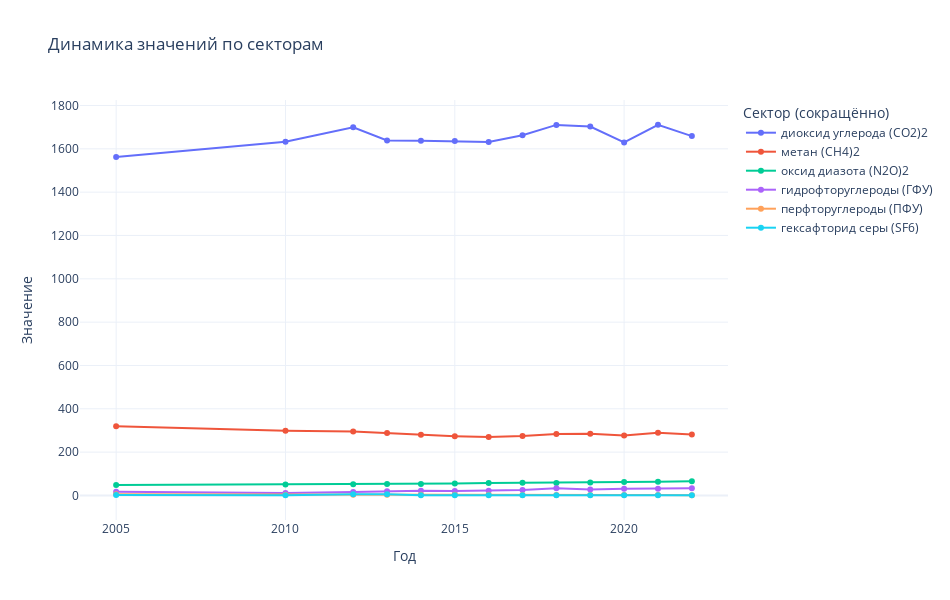

Write notebook code for a chart like this one.
### Code cell
df = pd.read_excel('Kl_2.xlsx')

# Просмотр первых строк таблицы
df.head()

df_long = df.melt(
    id_vars=df.columns[0],        # первый столбец — идентификатор (Сектор)
    var_name="Год",               # название нового столбца для лет
    value_name="Значение"         # название столбца с данными
)
df_long["Год"] = pd.to_numeric(df_long["Год"], errors="coerce")

def shorten_label(label: str, width: int = 25) -> str:
    """Автоматически сокращает длинные названия"""
    if len(label) <= width:
        return label
    # если длинное — обрезаем до ближайшего пробела и добавляем "…"
    short = textwrap.shorten(label, width=width, placeholder="…")
    return short

df_long["Сектор_кратко"] = df_long["Сектор"].apply(shorten_label)

# создаём интерактивный график
fig = px.line(
    df_long,
    x="Год",
    y="Значение",
    color="Сектор_кратко",
    hover_name="Сектор",       # при наведении — полное имя
    markers=True,
    title="Динамика значений по секторам"
)

# оформление
fig.update_layout(
    legend_title_text="Сектор (сокращённо)",
    legend=dict(
        orientation="v",
        yanchor="top",
        y=1,
        xanchor="left",
        x=1.02
    ),
    hovermode="x unified",
    template="plotly_white",
    width=950,
    height=600
)

fig.show()

### Figure 1 — Plotly figure (JSON) as saved in the notebook; plotly's stock layout.template omitted (floating-point values rounded to 4 significant figures)
{"data": [{"hovertemplate": "<b>%{hovertext}</b><br><br>Сектор_кратко=диоксид углерода (СО2)2<br>Год=%{x}<br>Значение=%{y}<extra></extra>", "hovertext": ["диоксид углерода (СО2)2", "диоксид углерода (СО2)2", "диоксид углерода (СО2)2", "диоксид углерода (СО2)2", "диоксид углерода (СО2)2", "диоксид углерода (СО2)2", "диоксид углерода (СО2)2", "диоксид углерода (СО2)2", "диоксид углерода (СО2)2", "диоксид углерода (СО2)2", "диоксид углерода (СО2)2", "диоксид углерода (СО2)2", "диоксид углерода (СО2)2"], "legendgroup": "диоксид углерода (СО2)2", "line": {"color": "#636efa", "dash": "solid"}, "marker": {"symbol": "circle"}, "mode": "lines+markers", "name": "диоксид углерода (СО2)2", "orientation": "v", "showlegend": true, "x": [2005, 2010, 2012, 2013, 2014, 2015, 2016, 2017, 2018, 2019, 2020, 2021, 2022], "xaxis": "x", "y": [1562.0, 1632.0, 1700.0, 1638.0, 1638.0, 1636.0, 1632.0, 1662.0, 1710.0, 1703.0, 1630.0, 1711.0, 1659.0], "yaxis": "y", "type": "scatter"}, {"hovertemplate": "<b>%{hovertext}</b><br><br>Сектор_кратко=метан (СН4)2<br>Год=%{x}<br>Значение=%{y}<extra></extra>", "hovertext": ["метан (СН4)2", "метан (СН4)2", "метан (СН4)2", "метан (СН4)2", "метан (СН4)2", "метан (СН4)2", "метан (СН4)2", "метан (СН4)2", "метан (СН4)2", "метан (СН4)2", "метан (СН4)2", "метан (СН4)2", "метан (СН4)2"], "legendgroup": "метан (СН4)2", "line": {"color": "#EF553B", "dash": "solid"}, "marker": {"symbol": "circle"}, "mode": "lines+markers", "name": "метан (СН4)2", "orientation": "v", "showlegend": true, "x": [2005, 2010, 2012, 2013, 2014, 2015, 2016, 2017, 2018, 2019, 2020, 2021, 2022], "xaxis": "x", "y": [319.3, 298.5, 295.3, 288.0, 280.1, 273.5, 269.5, 274.8, 283.7, 284.8, 277.0, 289.7, 281.8], "yaxis": "y", "type": "scatter"}, {"hovertemplate": "<b>%{hovertext}</b><br><br>Сектор_кратко=оксид диазота (N2O)2<br>Год=%{x}<br>Значение=%{y}<extra></extra>", "hovertext": ["оксид диазота (N2O)2", "оксид диазота (N2O)2", "оксид диазота (N2O)2", "оксид диазота (N2O)2", "оксид диазота (N2O)2", "оксид диазота (N2O)2", "оксид диазота (N2O)2", "оксид диазота (N2O)2", "оксид диазота (N2O)2", "оксид диазота (N2O)2", "оксид диазота (N2O)2", "оксид диазота (N2O)2", "оксид диазота (N2O)2"], "legendgroup": "оксид диазота (N2O)2", "line": {"color": "#00cc96", "dash": "solid"}, "marker": {"symbol": "circle"}, "mode": "lines+markers", "name": "оксид диазота (N2O)2", "orientation": "v", "showlegend": true, "x": [2005, 2010, 2012, 2013, 2014, 2015, 2016, 2017, 2018, 2019, 2020, 2021, 2022], "xaxis": "x", "y": [48.4, 50.2, 51.2, 52.6, 53.3, 54.6, 57.4, 58.3, 57.7, 59.4, 61.5, 63.7, 65.9], "yaxis": "y", "type": "scatter"}, {"hovertemplate": "<b>%{hovertext}</b><br><br>Сектор_кратко=гидрофторуглероды (ГФУ)<br>Год=%{x}<br>Значение=%{y}<extra></extra>", "hovertext": ["гидрофторуглероды (ГФУ)", "гидрофторуглероды (ГФУ)", "гидрофторуглероды (ГФУ)", "гидрофторуглероды (ГФУ)", "гидрофторуглероды (ГФУ)", "гидрофторуглероды (ГФУ)", "гидрофторуглероды (ГФУ)", "гидрофторуглероды (ГФУ)", "гидрофторуглероды (ГФУ)", "гидрофторуглероды (ГФУ)", "гидрофторуглероды (ГФУ)", "гидрофторуглероды (ГФУ)", "гидрофторуглероды (ГФУ)"], "legendgroup": "гидрофторуглероды (ГФУ)", "line": {"color": "#ab63fa", "dash": "solid"}, "marker": {"symbol": "circle"}, "mode": "lines+markers", "name": "гидрофторуглероды (ГФУ)", "orientation": "v", "showlegend": true, "x": [2005, 2010, 2012, 2013, 2014, 2015, 2016, 2017, 2018, 2019, 2020, 2021, 2022], "xaxis": "x", "y": [16.8, 11.8, 16.0, 19.5, 22.2, 20.3, 21.5, 25.6, 32.7, 27.9, 30.6, 30.8, 33.0], "yaxis": "y", "type": "scatter"}, {"hovertemplate": "<b>%{hovertext}</b><br><br>Сектор_кратко=перфторуглероды (ПФУ)<br>Год=%{x}<br>Значение=%{y}<extra></extra>", "hovertext": ["перфторуглероды (ПФУ)", "перфторуглероды (ПФУ)", "перфторуглероды (ПФУ)", "перфторуглероды (ПФУ)", "перфторуглероды (ПФУ)", "перфторуглероды (ПФУ)", "перфторуглероды (ПФУ)", "перфторуглероды (ПФУ)", "перфторуглероды (ПФУ)", "перфторуглероды (ПФУ)", "перфторуглероды (ПФУ)", "перфторуглероды (ПФУ)", "перфторуглероды (ПФУ)"], "legendgroup": "перфторуглероды (ПФУ)", "line": {"color": "#FFA15A", "dash": "solid"}, "marker": {"symbol": "circle"}, "mode": "lines+markers", "name": "перфторуглероды (ПФУ)", "orientation": "v", "showlegend": true, "x": [2005, 2010, 2012, 2013, 2014, 2015, 2016, 2017, 2018, 2019, 2020, 2021, 2022], "xaxis": "x", "y": [5.7, 3.3, 3.0, 3.1, 2.7, 3.2, 3.3, 2.4, 1.6, 1.5, 1.5, 1.5, 1.4], "yaxis": "y", "type": "scatter"}, {"hovertemplate": "<b>%{hovertext}</b><br><br>Сектор_кратко=гексафторид серы (SF6)<br>Год=%{x}<br>Значение=%{y}<extra></extra>", "hovertext": ["гексафторид серы (SF6)", "гексафторид серы (SF6)", "гексафторид серы (SF6)", "гексафторид серы (SF6)", "гексафторид серы (SF6)", "гексафторид серы (SF6)", "гексафторид серы (SF6)", "гексафторид серы (SF6)", "гексафторид серы (SF6)", "гексафторид серы (SF6)", "гексафторид серы (SF6)", "гексафторид серы (SF6)", "гексафторид серы (SF6)"], "legendgroup": "гексафторид серы (SF6)", "line": {"color": "#19d3f3", "dash": "solid"}, "marker": {"symbol": "circle"}, "mode": "lines+markers", "name": "гексафторид серы (SF6)", "orientation": "v", "showlegend": true, "x": [2005, 2010, 2012, 2013, 2014, 2015, 2016, 2017, 2018, 2019, 2020, 2021, 2022], "xaxis": "x", "y": [1.6, 1.0, 5.7, 5.3, 1.1, 1.1, 0.9, 1.2, 1.1, 1.1, 1.1, 1.2, 1.0], "yaxis": "y", "type": "scatter"}], "layout": {"xaxis": {"anchor": "y", "domain": [0.0, 1.0], "title": {"text": "Год"}}, "yaxis": {"anchor": "x", "domain": [0.0, 1.0], "title": {"text": "Значение"}}, "legend": {"title": {"text": "Сектор (сокращённо)"}, "tracegroupgap": 0, "orientation": "v", "yanchor": "top", "y": 1, "xanchor": "left", "x": 1.02}, "title": {"text": "Динамика значений по секторам"}, "hovermode": "x unified", "width": 950, "height": 600}}
